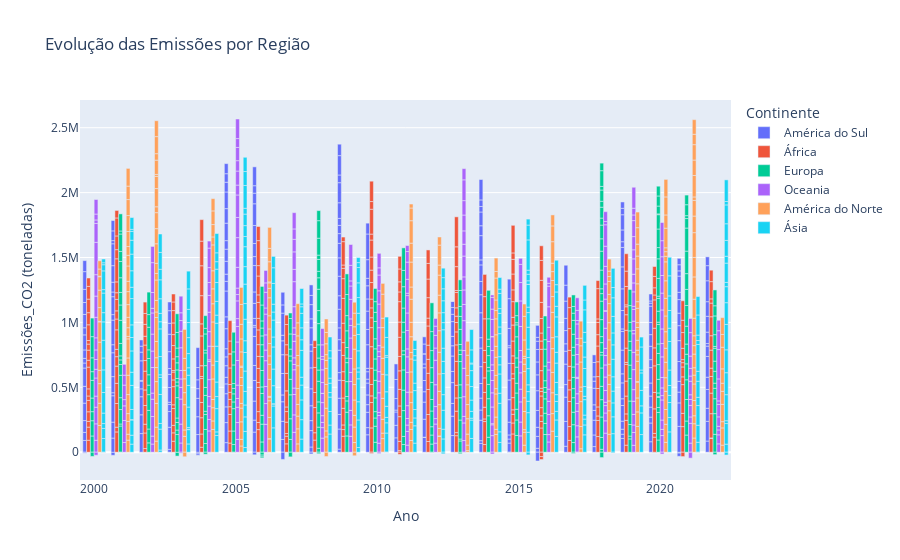

The notebook cell saved with this chart:
### Code cell
fig_3 = px.bar(df, x='Ano', y="Emissões_CO2 (toneladas)", color='Continente',
                barmode="group"
                ,hover_name="consumo_total"
                ,title='Evolução das Emissões por Região')
fig_3.show()

### Figure 1 — Plotly figure (JSON) as saved in the notebook; plotly's stock layout.template omitted (floating-point values rounded to 4 significant figures; data arrays with more than 128 entries replaced by an {"elided": "..."} marker saying what was removed)
{"data": [{"alignmentgroup": "True", "hovertemplate": "<b>%{hovertext}</b><br><br>Continente=América do Sul<br>Ano=%{x}<br>Emissões_CO2 (toneladas)=%{y}<extra></extra>", "hovertext": {"elided": "341 float values"}, "legendgroup": "América do Sul", "marker": {"color": "#636efa", "pattern": {"shape": ""}}, "name": "América do Sul", "offsetgroup": "América do Sul", "orientation": "v", "showlegend": true, "textposition": "auto", "type": "bar", "x": {"elided": "341 int values"}, "xaxis": "x", "y": {"elided": "341 float values"}, "yaxis": "y"}, {"alignmentgroup": "True", "hovertemplate": "<b>%{hovertext}</b><br><br>Continente=África<br>Ano=%{x}<br>Emissões_CO2 (toneladas)=%{y}<extra></extra>", "hovertext": {"elided": "324 float values"}, "legendgroup": "África", "marker": {"color": "#EF553B", "pattern": {"shape": ""}}, "name": "África", "offsetgroup": "África", "orientation": "v", "showlegend": true, "textposition": "auto", "type": "bar", "x": {"elided": "324 int values"}, "xaxis": "x", "y": {"elided": "324 float values"}, "yaxis": "y"}, {"alignmentgroup": "True", "hovertemplate": "<b>%{hovertext}</b><br><br>Continente=Europa<br>Ano=%{x}<br>Emissões_CO2 (toneladas)=%{y}<extra></extra>", "hovertext": {"elided": "332 float values"}, "legendgroup": "Europa", "marker": {"color": "#00cc96", "pattern": {"shape": ""}}, "name": "Europa", "offsetgroup": "Europa", "orientation": "v", "showlegend": true, "textposition": "auto", "type": "bar", "x": {"elided": "332 int values"}, "xaxis": "x", "y": {"elided": "332 float values"}, "yaxis": "y"}, {"alignmentgroup": "True", "hovertemplate": "<b>%{hovertext}</b><br><br>Continente=Oceania<br>Ano=%{x}<br>Emissões_CO2 (toneladas)=%{y}<extra></extra>", "hovertext": {"elided": "344 float values"}, "legendgroup": "Oceania", "marker": {"color": "#ab63fa", "pattern": {"shape": ""}}, "name": "Oceania", "offsetgroup": "Oceania", "orientation": "v", "showlegend": true, "textposition": "auto", "type": "bar", "x": {"elided": "344 int values"}, "xaxis": "x", "y": {"elided": "344 float values"}, "yaxis": "y"}, {"alignmentgroup": "True", "hovertemplate": "<b>%{hovertext}</b><br><br>Continente=América do Norte<br>Ano=%{x}<br>Emissões_CO2 (toneladas)=%{y}<extra></extra>", "hovertext": {"elided": "337 float values"}, "legendgroup": "América do Norte", "marker": {"color": "#FFA15A", "pattern": {"shape": ""}}, "name": "América do Norte", "offsetgroup": "América do Norte", "orientation": "v", "showlegend": true, "textposition": "auto", "type": "bar", "x": {"elided": "337 int values"}, "xaxis": "x", "y": {"elided": "337 float values"}, "yaxis": "y"}, {"alignmentgroup": "True", "hovertemplate": "<b>%{hovertext}</b><br><br>Continente=Ásia<br>Ano=%{x}<br>Emissões_CO2 (toneladas)=%{y}<extra></extra>", "hovertext": {"elided": "322 float values"}, "legendgroup": "Ásia", "marker": {"color": "#19d3f3", "pattern": {"shape": ""}}, "name": "Ásia", "offsetgroup": "Ásia", "orientation": "v", "showlegend": true, "textposition": "auto", "type": "bar", "x": {"elided": "322 int values"}, "xaxis": "x", "y": {"elided": "322 float values"}, "yaxis": "y"}], "layout": {"autosize": true, "barmode": "group", "legend": {"title": {"text": "Continente"}, "tracegroupgap": 0}, "title": {"text": "Evolução das Emissões por Região"}, "xaxis": {"anchor": "y", "autorange": true, "domain": [0, 1], "range": [2000.0, 2022.0], "title": {"text": "Ano"}, "type": "linear"}, "yaxis": {"anchor": "x", "autorange": true, "domain": [0, 1], "range": [-214000.0, 2713000.0], "title": {"text": "Emissões_CO2 (toneladas)"}, "type": "linear"}}}
